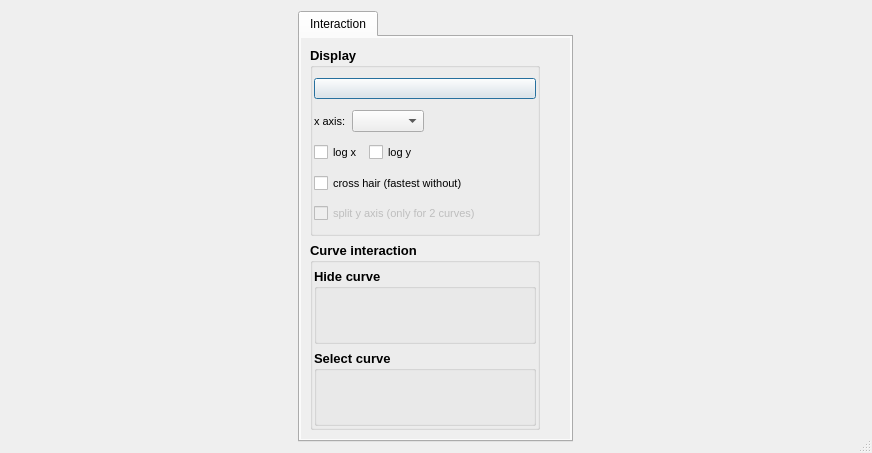
<?xml version="1.0" encoding="UTF-8"?>
<ui version="4.0">
 <class>Dialog</class>
 <widget class="QDialog" name="Dialog">
  <property name="windowModality">
   <enum>Qt::NonModal</enum>
  </property>
  <property name="enabled">
   <bool>true</bool>
  </property>
  <property name="geometry">
   <rect>
    <x>0</x>
    <y>0</y>
    <width>872</width>
    <height>453</height>
   </rect>
  </property>
  <property name="windowTitle">
   <string>Dialog</string>
  </property>
  <property name="sizeGripEnabled">
   <bool>true</bool>
  </property>
  <property name="modal">
   <bool>false</bool>
  </property>
  <layout class="QHBoxLayout" name="horizontalLayout_2">
   <item>
    <layout class="QHBoxLayout" name="horizontalLayout">
     <item>
      <widget class="QTabWidget" name="tabWidget">
       <property name="enabled">
        <bool>true</bool>
       </property>
       <property name="sizePolicy">
        <sizepolicy hsizetype="Preferred" vsizetype="Minimum">
         <horstretch>0</horstretch>
         <verstretch>0</verstretch>
        </sizepolicy>
       </property>
       <property name="minimumSize">
        <size>
         <width>275</width>
         <height>0</height>
        </size>
       </property>
       <property name="maximumSize">
        <size>
         <width>275</width>
         <height>16777215</height>
        </size>
       </property>
       <property name="currentIndex">
        <number>0</number>
       </property>
       <widget class="QWidget" name="widgetTabInteraction">
        <property name="sizePolicy">
         <sizepolicy hsizetype="Preferred" vsizetype="Minimum">
          <horstretch>0</horstretch>
          <verstretch>0</verstretch>
         </sizepolicy>
        </property>
        <property name="minimumSize">
         <size>
          <width>0</width>
          <height>0</height>
         </size>
        </property>
        <property name="maximumSize">
         <size>
          <width>275</width>
          <height>16777215</height>
         </size>
        </property>
        <property name="layoutDirection">
         <enum>Qt::LeftToRight</enum>
        </property>
        <property name="autoFillBackground">
         <bool>false</bool>
        </property>
        <attribute name="title">
         <string>Interaction</string>
        </attribute>
        <layout class="QVBoxLayout" name="verticalLayout">
         <property name="leftMargin">
          <number>1</number>
         </property>
         <property name="topMargin">
          <number>1</number>
         </property>
         <property name="rightMargin">
          <number>1</number>
         </property>
         <property name="bottomMargin">
          <number>1</number>
         </property>
         <item>
          <widget class="QScrollArea" name="scrollAreaInteraction">
           <property name="sizePolicy">
            <sizepolicy hsizetype="Preferred" vsizetype="Expanding">
             <horstretch>0</horstretch>
             <verstretch>0</verstretch>
            </sizepolicy>
           </property>
           <property name="maximumSize">
            <size>
             <width>275</width>
             <height>16777215</height>
            </size>
           </property>
           <property name="frameShape">
            <enum>QFrame::NoFrame</enum>
           </property>
           <property name="frameShadow">
            <enum>QFrame::Plain</enum>
           </property>
           <property name="lineWidth">
            <number>0</number>
           </property>
           <property name="horizontalScrollBarPolicy">
            <enum>Qt::ScrollBarAlwaysOff</enum>
           </property>
           <property name="widgetResizable">
            <bool>true</bool>
           </property>
           <widget class="QWidget" name="scrollAreaWidgetInteraction">
            <property name="geometry">
             <rect>
              <x>0</x>
              <y>0</y>
              <width>267</width>
              <height>405</height>
             </rect>
            </property>
            <property name="sizePolicy">
             <sizepolicy hsizetype="Preferred" vsizetype="Minimum">
              <horstretch>0</horstretch>
              <verstretch>0</verstretch>
             </sizepolicy>
            </property>
            <property name="maximumSize">
             <size>
              <width>275</width>
              <height>16777215</height>
             </size>
            </property>
            <layout class="QVBoxLayout" name="verticalLayout_12">
             <item>
              <layout class="QVBoxLayout" name="verticalLayoutInteraction">
               <property name="sizeConstraint">
                <enum>QLayout::SetDefaultConstraint</enum>
               </property>
               <item>
                <widget class="QGroupBox" name="groupBoxDisplay">
                 <property name="sizePolicy">
                  <sizepolicy hsizetype="Minimum" vsizetype="Minimum">
                   <horstretch>0</horstretch>
                   <verstretch>0</verstretch>
                  </sizepolicy>
                 </property>
                 <property name="maximumSize">
                  <size>
                   <width>230</width>
                   <height>16777215</height>
                  </size>
                 </property>
                 <property name="font">
                  <font>
                   <pointsize>10</pointsize>
                   <weight>75</weight>
                   <bold>true</bold>
                  </font>
                 </property>
                 <property name="title">
                  <string>Display</string>
                 </property>
                 <layout class="QVBoxLayout" name="verticalLayout_4">
                  <property name="leftMargin">
                   <number>1</number>
                  </property>
                  <property name="topMargin">
                   <number>5</number>
                  </property>
                  <property name="rightMargin">
                   <number>1</number>
                  </property>
                  <property name="bottomMargin">
                   <number>1</number>
                  </property>
                  <item>
                   <widget class="QButtonCopy" name="qButtonCopy">
                    <property name="font">
                     <font>
                      <pointsize>8</pointsize>
                      <weight>50</weight>
                      <bold>false</bold>
                     </font>
                    </property>
                    <property name="text">
                     <string/>
                    </property>
                   </widget>
                  </item>
                  <item>
                   <layout class="QHBoxLayout" name="horizontalLayoutXAxis">
                    <item>
                     <widget class="QLabel" name="labelXAxis">
                      <property name="font">
                       <font>
                        <pointsize>8</pointsize>
                        <weight>50</weight>
                        <bold>false</bold>
                       </font>
                      </property>
                      <property name="text">
                       <string>x axis:</string>
                      </property>
                     </widget>
                    </item>
                    <item>
                     <widget class="QComboBox" name="comboBoxXAxis">
                      <property name="font">
                       <font>
                        <pointsize>8</pointsize>
                        <weight>50</weight>
                        <bold>false</bold>
                       </font>
                      </property>
                     </widget>
                    </item>
                    <item>
                     <spacer name="horizontalSpacerXAxis">
                      <property name="orientation">
                       <enum>Qt::Horizontal</enum>
                      </property>
                      <property name="sizeHint" stdset="0">
                       <size>
                        <width>40</width>
                        <height>20</height>
                       </size>
                      </property>
                     </spacer>
                    </item>
                   </layout>
                  </item>
                  <item>
                   <layout class="QHBoxLayout" name="horizontalLayoutLog">
                    <item>
                     <widget class="QCheckBox" name="checkBoxLogX">
                      <property name="font">
                       <font>
                        <pointsize>8</pointsize>
                        <weight>50</weight>
                        <bold>false</bold>
                       </font>
                      </property>
                      <property name="text">
                       <string>log x</string>
                      </property>
                     </widget>
                    </item>
                    <item>
                     <widget class="QCheckBox" name="checkBoxLogY">
                      <property name="font">
                       <font>
                        <pointsize>8</pointsize>
                        <weight>50</weight>
                        <bold>false</bold>
                       </font>
                      </property>
                      <property name="text">
                       <string>log y</string>
                      </property>
                     </widget>
                    </item>
                    <item>
                     <spacer name="horizontalSpacer_2">
                      <property name="orientation">
                       <enum>Qt::Horizontal</enum>
                      </property>
                      <property name="sizeHint" stdset="0">
                       <size>
                        <width>40</width>
                        <height>20</height>
                       </size>
                      </property>
                     </spacer>
                    </item>
                   </layout>
                  </item>
                  <item>
                   <widget class="QCheckBoxCrossHair" name="qCheckBoxCrossHair">
                    <property name="minimumSize">
                     <size>
                      <width>0</width>
                      <height>0</height>
                     </size>
                    </property>
                    <property name="font">
                     <font>
                      <pointsize>8</pointsize>
                      <weight>50</weight>
                      <bold>false</bold>
                     </font>
                    </property>
                    <property name="text">
                     <string>cross hair (fastest without)</string>
                    </property>
                    <property name="checked">
                     <bool>false</bool>
                    </property>
                   </widget>
                  </item>
                  <item>
                   <widget class="QCheckBox" name="checkBoxSplitYAxis">
                    <property name="enabled">
                     <bool>false</bool>
                    </property>
                    <property name="font">
                     <font>
                      <pointsize>8</pointsize>
                      <weight>50</weight>
                      <bold>false</bold>
                     </font>
                    </property>
                    <property name="text">
                     <string>split y axis (only for 2 curves)</string>
                    </property>
                   </widget>
                  </item>
                 </layout>
                </widget>
               </item>
               <item>
                <widget class="QGroupBox" name="groupBoxCurveInteraction">
                 <property name="enabled">
                  <bool>true</bool>
                 </property>
                 <property name="sizePolicy">
                  <sizepolicy hsizetype="Minimum" vsizetype="Minimum">
                   <horstretch>0</horstretch>
                   <verstretch>0</verstretch>
                  </sizepolicy>
                 </property>
                 <property name="maximumSize">
                  <size>
                   <width>230</width>
                   <height>16777215</height>
                  </size>
                 </property>
                 <property name="font">
                  <font>
                   <pointsize>10</pointsize>
                   <weight>75</weight>
                   <bold>true</bold>
                  </font>
                 </property>
                 <property name="title">
                  <string>Curve interaction</string>
                 </property>
                 <layout class="QVBoxLayout" name="verticalLayout_2">
                  <property name="leftMargin">
                   <number>1</number>
                  </property>
                  <property name="topMargin">
                   <number>5</number>
                  </property>
                  <property name="rightMargin">
                   <number>1</number>
                  </property>
                  <property name="bottomMargin">
                   <number>1</number>
                  </property>
                  <item>
                   <widget class="QGroupBox" name="groupBoxHide">
                    <property name="maximumSize">
                     <size>
                      <width>225</width>
                      <height>16777215</height>
                     </size>
                    </property>
                    <property name="font">
                     <font>
                      <weight>75</weight>
                      <bold>true</bold>
                     </font>
                    </property>
                    <property name="title">
                     <string>Hide curve</string>
                    </property>
                    <layout class="QVBoxLayout" name="verticalLayout_8">
                     <item>
                      <layout class="QVBoxLayout" name="verticalLayoutHide"/>
                     </item>
                    </layout>
                   </widget>
                  </item>
                  <item>
                   <widget class="QGroupBox" name="groupBoxPlotDataItem">
                    <property name="sizePolicy">
                     <sizepolicy hsizetype="Minimum" vsizetype="Minimum">
                      <horstretch>0</horstretch>
                      <verstretch>0</verstretch>
                     </sizepolicy>
                    </property>
                    <property name="maximumSize">
                     <size>
                      <width>225</width>
                      <height>16777215</height>
                     </size>
                    </property>
                    <property name="font">
                     <font>
                      <pointsize>10</pointsize>
                      <weight>75</weight>
                      <bold>true</bold>
                     </font>
                    </property>
                    <property name="title">
                     <string>Select curve</string>
                    </property>
                    <layout class="QVBoxLayout" name="verticalLayout_3">
                     <property name="leftMargin">
                      <number>1</number>
                     </property>
                     <property name="topMargin">
                      <number>5</number>
                     </property>
                     <property name="rightMargin">
                      <number>1</number>
                     </property>
                     <property name="bottomMargin">
                      <number>1</number>
                     </property>
                     <item>
                      <layout class="QVBoxLayout" name="verticalLayoutPlotDataItem"/>
                     </item>
                    </layout>
                   </widget>
                  </item>
                 </layout>
                </widget>
               </item>
              </layout>
             </item>
            </layout>
           </widget>
          </widget>
         </item>
        </layout>
       </widget>
      </widget>
     </item>
    </layout>
   </item>
  </layout>
 </widget>
 <customwidgets>
  <customwidget>
   <class>QButtonCopy</class>
   <extends>QPushButton</extends>
   <header>..qButtonCopy</header>
  </customwidget>
  <customwidget>
   <class>QCheckBoxCrossHair</class>
   <extends>QCheckBox</extends>
   <header>..qCheckBoxCrossHair</header>
  </customwidget>
 </customwidgets>
 <resources/>
 <connections/>
</ui>
